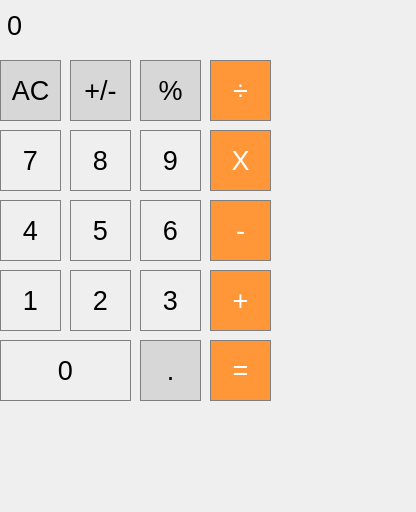
<?xml version="1.0" encoding="UTF-8"?>
<ui version="4.0">
 <class>MainWindow</class>
 <widget class="QMainWindow" name="MainWindow">
  <property name="geometry">
   <rect>
    <x>0</x>
    <y>0</y>
    <width>416</width>
    <height>512</height>
   </rect>
  </property>
  <property name="font">
   <font>
    <pointsize>20</pointsize>
   </font>
  </property>
  <property name="windowTitle">
   <string>MainWindow</string>
  </property>
  <widget class="QWidget" name="centralwidget">
   <widget class="QLabel" name="result">
    <property name="enabled">
     <bool>true</bool>
    </property>
    <property name="geometry">
     <rect>
      <x>0</x>
      <y>0</y>
      <width>261</width>
      <height>51</height>
     </rect>
    </property>
    <property name="font">
     <font>
      <pointsize>20</pointsize>
     </font>
    </property>
    <property name="styleSheet">
     <string notr="true">QLabek {
   qproperty-alignment: 'AlignVCenter | AlignRight';
   border: 1px solid gray;
}

backgrond-color :white;</string>
    </property>
    <property name="text">
     <string>0</string>
    </property>
    <property name="indent">
     <number>7</number>
    </property>
   </widget>
   <widget class="QPushButton" name="pushButton">
    <property name="geometry">
     <rect>
      <x>0</x>
      <y>60</y>
      <width>61</width>
      <height>61</height>
     </rect>
    </property>
    <property name="styleSheet">
     <string notr="true">QPushButton {
  background-color: rgb(215, 215, 215);
  border: 1px solid gray;
}
QPushButton:pressed {
    background-color: qlineargradient(x1: 0, y1: 0, x2: 0, y2: 1,
                                      stop: 0 #BEBEBE, stop: 1 #D7D7D7);
}</string>
    </property>
    <property name="text">
     <string>AC</string>
    </property>
   </widget>
   <widget class="QPushButton" name="pushButton_plusandminus">
    <property name="geometry">
     <rect>
      <x>70</x>
      <y>60</y>
      <width>61</width>
      <height>61</height>
     </rect>
    </property>
    <property name="styleSheet">
     <string notr="true">QPushButton {
  background-color: rgb(215, 215, 215);
  border: 1px solid gray;
}
QPushButton:pressed {
    background-color: qlineargradient(x1: 0, y1: 0, x2: 0, y2: 1,
                                      stop: 0 #BEBEBE, stop: 1 #D7D7D7);
}</string>
    </property>
    <property name="text">
     <string>+/-</string>
    </property>
   </widget>
   <widget class="QPushButton" name="pushButton_percent">
    <property name="geometry">
     <rect>
      <x>140</x>
      <y>60</y>
      <width>61</width>
      <height>61</height>
     </rect>
    </property>
    <property name="styleSheet">
     <string notr="true">QPushButton {
  background-color: rgb(215, 215, 215);
  border: 1px solid gray;
}
QPushButton:pressed {
    background-color: qlineargradient(x1: 0, y1: 0, x2: 0, y2: 1,
                                      stop: 0 #BEBEBE, stop: 1 #D7D7D7);
}</string>
    </property>
    <property name="text">
     <string>%</string>
    </property>
   </widget>
   <widget class="QPushButton" name="pushButton_divission">
    <property name="geometry">
     <rect>
      <x>210</x>
      <y>60</y>
      <width>61</width>
      <height>61</height>
     </rect>
    </property>
    <property name="styleSheet">
     <string notr="true">QPushButton {
  background-color: rgb(255, 151, 57);
  color: white; 
  border: 1px solid gray;
}

QPushButton:pressed {
    background-color: qlineargradient(x1: 0, y1: 0, x2: 0, y2: 1,
                                      stop: 0 #FF7832, stop: 1 #FF9739);
}</string>
    </property>
    <property name="text">
     <string>÷</string>
    </property>
   </widget>
   <widget class="QPushButton" name="pushButton_7">
    <property name="geometry">
     <rect>
      <x>0</x>
      <y>130</y>
      <width>61</width>
      <height>61</height>
     </rect>
    </property>
    <property name="font">
     <font>
      <pointsize>20</pointsize>
     </font>
    </property>
    <property name="styleSheet">
     <string notr="true">QPushButton {
	border: 1px solid gray; 
}
QPushButton:pressed { 
	background-color: qlineargradient(x1: 0, y1: 0, x2: 0, y2: 1,
 								stop: 0 #dadbde, stop: 1 #f6f7fa); }</string>
    </property>
    <property name="text">
     <string>7</string>
    </property>
   </widget>
   <widget class="QPushButton" name="pushButton_multti">
    <property name="geometry">
     <rect>
      <x>210</x>
      <y>130</y>
      <width>61</width>
      <height>61</height>
     </rect>
    </property>
    <property name="styleSheet">
     <string>QPushButton {
  background-color: rgb(255, 151, 57);
  color: white; 
  border: 1px solid gray;
}

QPushButton:pressed {
    background-color: qlineargradient(x1: 0, y1: 0, x2: 0, y2: 1,
                                      stop: 0 #FF7832, stop: 1 #FF9739);
}</string>
    </property>
    <property name="text">
     <string>X</string>
    </property>
   </widget>
   <widget class="QPushButton" name="pushButton_8">
    <property name="geometry">
     <rect>
      <x>70</x>
      <y>130</y>
      <width>61</width>
      <height>61</height>
     </rect>
    </property>
    <property name="font">
     <font>
      <pointsize>20</pointsize>
     </font>
    </property>
    <property name="styleSheet">
     <string notr="true">QPushButton {
	border: 1px solid gray; 
}
QPushButton:pressed { 
	background-color: qlineargradient(x1: 0, y1: 0, x2: 0, y2: 1,
 								stop: 0 #dadbde, stop: 1 #f6f7fa); }</string>
    </property>
    <property name="text">
     <string>8</string>
    </property>
   </widget>
   <widget class="QPushButton" name="pushButton_9">
    <property name="geometry">
     <rect>
      <x>140</x>
      <y>130</y>
      <width>61</width>
      <height>61</height>
     </rect>
    </property>
    <property name="font">
     <font>
      <pointsize>20</pointsize>
     </font>
    </property>
    <property name="styleSheet">
     <string notr="true">QPushButton {
	border: 1px solid gray; 
}
QPushButton:pressed { 
	background-color: qlineargradient(x1: 0, y1: 0, x2: 0, y2: 1,
 								stop: 0 #dadbde, stop: 1 #f6f7fa); }</string>
    </property>
    <property name="text">
     <string>9</string>
    </property>
   </widget>
   <widget class="QPushButton" name="pushButton_4">
    <property name="geometry">
     <rect>
      <x>0</x>
      <y>200</y>
      <width>61</width>
      <height>61</height>
     </rect>
    </property>
    <property name="font">
     <font>
      <pointsize>20</pointsize>
     </font>
    </property>
    <property name="styleSheet">
     <string notr="true">QPushButton {
	border: 1px solid gray; 
}
QPushButton:pressed { 
	background-color: qlineargradient(x1: 0, y1: 0, x2: 0, y2: 1,
 								stop: 0 #dadbde, stop: 1 #f6f7fa); }</string>
    </property>
    <property name="text">
     <string>4</string>
    </property>
   </widget>
   <widget class="QPushButton" name="pushButton_minus">
    <property name="geometry">
     <rect>
      <x>210</x>
      <y>200</y>
      <width>61</width>
      <height>61</height>
     </rect>
    </property>
    <property name="styleSheet">
     <string>QPushButton {
  background-color: rgb(255, 151, 57);
  color: white; 
  border: 1px solid gray;
}

QPushButton:pressed {
    background-color: qlineargradient(x1: 0, y1: 0, x2: 0, y2: 1,
                                      stop: 0 #FF7832, stop: 1 #FF9739);
}</string>
    </property>
    <property name="text">
     <string>-</string>
    </property>
   </widget>
   <widget class="QPushButton" name="pushButton_5">
    <property name="geometry">
     <rect>
      <x>70</x>
      <y>200</y>
      <width>61</width>
      <height>61</height>
     </rect>
    </property>
    <property name="font">
     <font>
      <pointsize>20</pointsize>
     </font>
    </property>
    <property name="styleSheet">
     <string notr="true">QPushButton {
	border: 1px solid gray; 
}
QPushButton:pressed { 
	background-color: qlineargradient(x1: 0, y1: 0, x2: 0, y2: 1,
 								stop: 0 #dadbde, stop: 1 #f6f7fa); }</string>
    </property>
    <property name="text">
     <string>5</string>
    </property>
   </widget>
   <widget class="QPushButton" name="pushButton_6">
    <property name="geometry">
     <rect>
      <x>140</x>
      <y>200</y>
      <width>61</width>
      <height>61</height>
     </rect>
    </property>
    <property name="font">
     <font>
      <pointsize>20</pointsize>
     </font>
    </property>
    <property name="styleSheet">
     <string notr="true">QPushButton {
	border: 1px solid gray; 
}
QPushButton:pressed { 
	background-color: qlineargradient(x1: 0, y1: 0, x2: 0, y2: 1,
 								stop: 0 #dadbde, stop: 1 #f6f7fa); }</string>
    </property>
    <property name="text">
     <string>6</string>
    </property>
   </widget>
   <widget class="QPushButton" name="pushButton_1">
    <property name="geometry">
     <rect>
      <x>0</x>
      <y>270</y>
      <width>61</width>
      <height>61</height>
     </rect>
    </property>
    <property name="font">
     <font>
      <pointsize>20</pointsize>
     </font>
    </property>
    <property name="styleSheet">
     <string notr="true">QPushButton {
	border: 1px solid gray; 
}
QPushButton:pressed { 
	background-color: qlineargradient(x1: 0, y1: 0, x2: 0, y2: 1,
 								stop: 0 #dadbde, stop: 1 #f6f7fa); }</string>
    </property>
    <property name="text">
     <string>1</string>
    </property>
   </widget>
   <widget class="QPushButton" name="pushButton_plus">
    <property name="geometry">
     <rect>
      <x>210</x>
      <y>270</y>
      <width>61</width>
      <height>61</height>
     </rect>
    </property>
    <property name="styleSheet">
     <string>QPushButton {
  background-color: rgb(255, 151, 57);
  color: white; 
  border: 1px solid gray;
}

QPushButton:pressed {
    background-color: qlineargradient(x1: 0, y1: 0, x2: 0, y2: 1,
                                      stop: 0 #FF7832, stop: 1 #FF9739);
}</string>
    </property>
    <property name="text">
     <string>+</string>
    </property>
   </widget>
   <widget class="QPushButton" name="pushButton_2">
    <property name="geometry">
     <rect>
      <x>70</x>
      <y>270</y>
      <width>61</width>
      <height>61</height>
     </rect>
    </property>
    <property name="font">
     <font>
      <pointsize>20</pointsize>
     </font>
    </property>
    <property name="styleSheet">
     <string notr="true">QPushButton {
	border: 1px solid gray; 
}
QPushButton:pressed { 
	background-color: qlineargradient(x1: 0, y1: 0, x2: 0, y2: 1,
 								stop: 0 #dadbde, stop: 1 #f6f7fa); }</string>
    </property>
    <property name="text">
     <string>2</string>
    </property>
   </widget>
   <widget class="QPushButton" name="pushButton_3">
    <property name="geometry">
     <rect>
      <x>140</x>
      <y>270</y>
      <width>61</width>
      <height>61</height>
     </rect>
    </property>
    <property name="font">
     <font>
      <pointsize>20</pointsize>
     </font>
    </property>
    <property name="styleSheet">
     <string notr="true">QPushButton {
	border: 1px solid gray; 
}
QPushButton:pressed { 
	background-color: qlineargradient(x1: 0, y1: 0, x2: 0, y2: 1,
 								stop: 0 #dadbde, stop: 1 #f6f7fa); }</string>
    </property>
    <property name="text">
     <string>3</string>
    </property>
   </widget>
   <widget class="QPushButton" name="pushButton_0">
    <property name="geometry">
     <rect>
      <x>0</x>
      <y>340</y>
      <width>131</width>
      <height>61</height>
     </rect>
    </property>
    <property name="font">
     <font>
      <pointsize>20</pointsize>
     </font>
    </property>
    <property name="styleSheet">
     <string notr="true">QPushButton {
	border: 1px solid gray; 
}
QPushButton:pressed { 
	background-color: qlineargradient(x1: 0, y1: 0, x2: 0, y2: 1,
 								stop: 0 #dadbde, stop: 1 #f6f7fa); }</string>
    </property>
    <property name="text">
     <string>0</string>
    </property>
   </widget>
   <widget class="QPushButton" name="pushButton_equally">
    <property name="geometry">
     <rect>
      <x>210</x>
      <y>340</y>
      <width>61</width>
      <height>61</height>
     </rect>
    </property>
    <property name="styleSheet">
     <string>QPushButton {
  background-color: rgb(255, 151, 57);
  color: white; 
  border: 1px solid gray;
}

QPushButton:pressed {
    background-color: qlineargradient(x1: 0, y1: 0, x2: 0, y2: 1,
                                      stop: 0 #FF7832, stop: 1 #FF9739);
}</string>
    </property>
    <property name="text">
     <string>=</string>
    </property>
   </widget>
   <widget class="QPushButton" name="pushButton_dot">
    <property name="geometry">
     <rect>
      <x>140</x>
      <y>340</y>
      <width>61</width>
      <height>61</height>
     </rect>
    </property>
    <property name="styleSheet">
     <string notr="true">QPushButton {
  background-color: rgb(215, 215, 215);
  border: 1px solid gray;
}
QPushButton:pressed {
    background-color: qlineargradient(x1: 0, y1: 0, x2: 0, y2: 1,
                                      stop: 0 #BEBEBE, stop: 1 #D7D7D7);
}</string>
    </property>
    <property name="text">
     <string>.</string>
    </property>
   </widget>
  </widget>
 </widget>
 <resources/>
 <connections/>
</ui>
